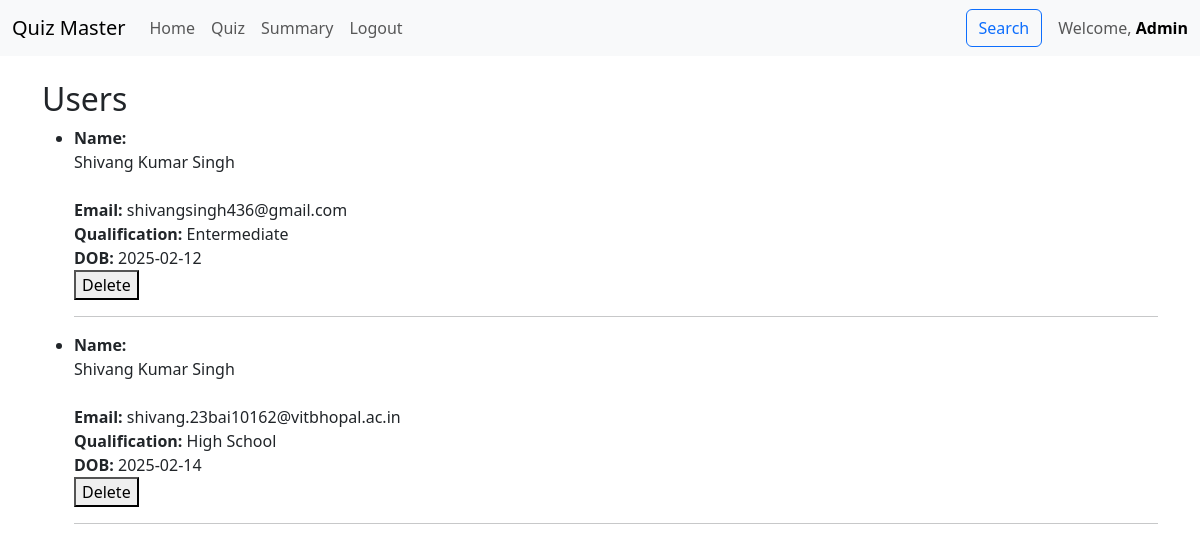
The page /admin/show_users (signed in) on the database as committed earlier.
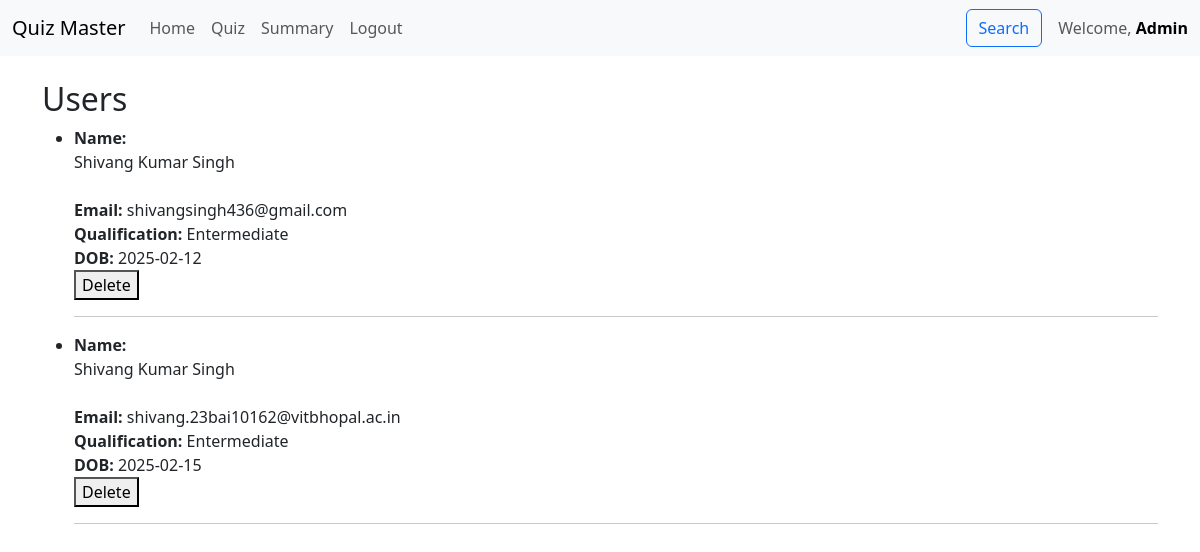
The same page on the database as committed later.
### models.py (models this page shows)
class User(db.Model):
    id = db.Column(db.Integer, primary_key=True)
    username = db.Column(db.String(120), unique=True, nullable=False)
    password_hash = db.Column(db.String(120), nullable=False)
    full_name = db.Column(db.String(100))
    qualification = db.Column(db.String(100))
    dob = db.Column(db.Date)
    role = db.Column(db.Enum("user", "admin", name="user_roles"), default="user",)
    created_at = db.Column(db.DateTime, default=datetime.now(timezone.utc))
    scores = db.relationship('Score', backref='user', lazy=True, cascade="all, delete-orphan")

### controllers/controllers_admin.py (the view)
@app.route("/admin/show_users", methods=["GET","POST"])
@auth_required
@auth_required_admin
def show_users():
    user=User.query.get(session["user_id"])
    users=User.query.filter_by(role="user").all()
    return render_template("show_users.html",users=users,user=user)

### controllers/controllers_admin.py (called while the page is built)
def auth_required(func):
    @wraps(func)
    def inner(*args, **kwargs):
        if "user_id" in session:
            return func(*args, **kwargs)
        else:
            flash("Please login to continue")
            return redirect(url_for("index"))
    return inner

def auth_required_admin(func):
    @wraps(func)
    def inner(*args, **kwargs):
        user=User.query.get(session["user_id"])
        if user.role=="admin":
            return func(*args, **kwargs)
        else:
            flash("Unauthorised")
            return redirect(url_for("dashboard"))
    return inner

### templates/show_users.html
{% extends "base.html" %} {% block title %}Student Details{% endblock %} {%
    block content %}
    <section>
      <h2>Users</h2>
      {% if users and users|length > 0 %}
      <ul>
        {% for user in users %}
        <li>
          <strong>Name:</strong> <a class="nav-link" href="/dashboard/scores/{{user.id}}">{{user.full_name}}</a>
          <br />
          <strong>Email:</strong> {{ user.username }}
          <br />
          <strong>Qualification:</strong> {{ user.qualification }}
          <br />
          <strong>DOB:</strong> {{ user.dob }}
          <br />
          <form
            action="/admin/delete_user/{{user.id}}"
            method="post"
          >
            <button type="submit" onclick="return confirm('Are you sure you want to delete this question?')" value="">Delete</button>
          </form>
        </li>
        <hr />
        {% endfor %}
      </ul>
      {% else %}
      <p>No Users.</p>
      {% endif %}
    </section>
    {% endblock %}

Rows that differ between the two databases and show on the page:
changed User "shivang.23bai10162@vitbhopal.ac.in": qualification "High School" → "Entermediate"; dob "2025-02-14" → "2025-02-15"
